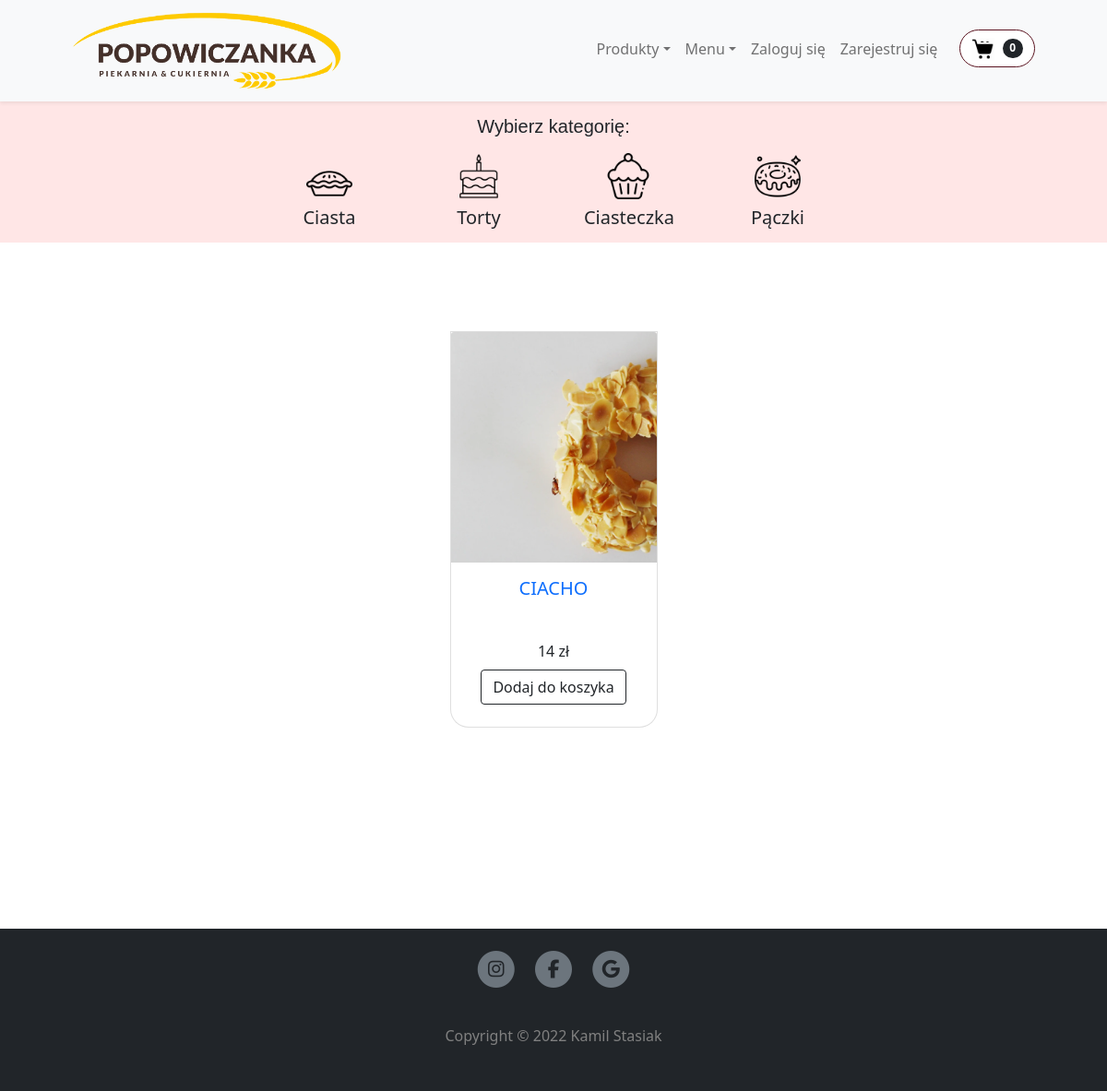
Page /products/all on the earlier database version.
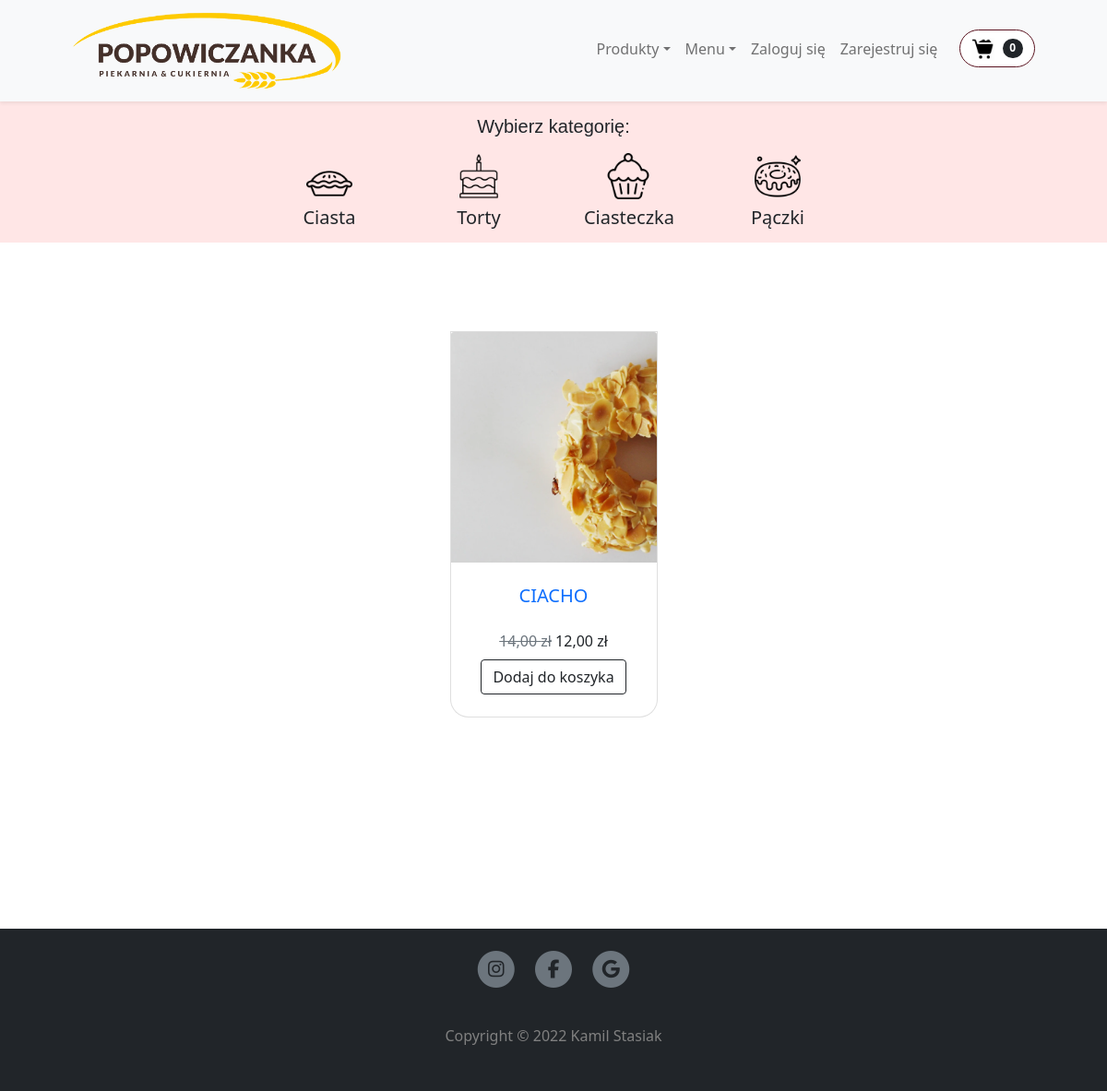
Same page on the later database version.
### app.py (models this page shows)
class Product(db.Model):
    id = db.Column(db.Integer, primary_key=True)
    category = db.Column(db.String(250))
    product_name = db.Column(db.String(250))
    product_description = db.Column(db.Text)
    img_url = db.Column(db.String(500))
    price = db.Column(db.Integer)
    discount_price = db.Column(db.Integer)
    discount_turn_on = db.Column(db.Integer)

### app.py (the view)
@app.route('/products/<category>')
def products(category):
    return render_template("products.html", current_user=current_user, all_products=Product.query.all(),
                           category=category)

### templates/products.html (shortened to what the changed rows need)
{% extends "base.html" %}
{% block main %}
<section class="py-5">
    <div class="container px-4 px-lg-5 mt-5" style="min-height: 600px;">
        <div class="row gx-4 gx-lg-5 row-cols-2 row-cols-md-3 row-cols-xl-4 justify-content-center">
            {% if category == "all" %}
                {% for product in all_products %}
                    {% if product["discount_turn_on"] == 0 %}
                    <div class="col mb-5">
                        <div class="card h-100" style="border-radius: 0 0 20px 20px !important;">
                            <div>
                                <a href="{{ url_for('view_product', prod_id=product['id'], category=product['category']) }}"><img class="card-img-top img-fluid" src="{{ product['img_url'] }}" style="height: 250px; object-fit: cover;" /></a>
                            </div>
                            <div class="card-body pt-3 pb-2">
                                <div class="text-center" style="height: 60px;">
                                    <a href="{{ url_for('view_product', prod_id=product['id'], category=product['category']) }}" class="text-decoration-none h5">{{  product['product_name']  }}</a>
                                </div>
                            </div>
                            <div class="card-footer pb-4 pt-0 border-top-0 bg-transparent">
                            <div class="text-center pb-2">
                                <a>
                                        {{ product['price'] }} zł
                                </a>
                            </div>
                                <div class="text-center"><a class="btn btn-outline-dark mt-auto" href="{{ url_for('dodaj_do_koszyka', product_id=product['id'], category=category) }}">Dodaj do koszyka</a></div>
                            </div>
                        </div>
                    </div>
                    {% else %}
                    <div class="col mb-5">
                        <div class="card h-100" style="border-radius: 0 0 20px 20px !important;">
                            <div>
                                <a href="{{ url_for('view_product', prod_id=product['id'], category=product['category']) }}"><img class="card-img-top img-fluid" src="{{ product['img_url'] }}" style="height: 250px; object-fit: cover;" /></a>
                            </div>
                            <div class="card-body p-4">
                                <div class="text-center">
                                    <a href="{{ url_for('view_product', prod_id=product['id'], category=product['category']) }}" class="text-decoration-none h5">{{  product['product_name']  }}</a>
                                </div>
                            </div>
                            <div class="card-footer pb-4 pt-0 border-top-0 bg-transparent">
                            <div class="text-center pb-2">
                                <a>
                                    <span class="text-muted text-decoration-line-through">{{ product['price'] }} zł</span>
                                    {{ product['discount_price'] }} zł
                                </a>
                            </div>
                                <div class="text-center"><a class="btn btn-outline-dark mt-auto" href="{{ url_for('dodaj_do_koszyka', product_id=product['id'], category=category) }}">Dodaj do koszyka</a></div>
                            </div>
                        </div>
                    </div>
                    {% endif %}
                {% endfor %}
            {% endif %}
        </div>
    </div>
</section>
{% endblock main %}

Differences in the rows shown:
changed Product "CIACHO": discount_turn_on 0 → 1 (drawn); img_url: picture added; discount_price (not shown) → "12,00"; img_url: picture removed; price "14" → "14,00"
